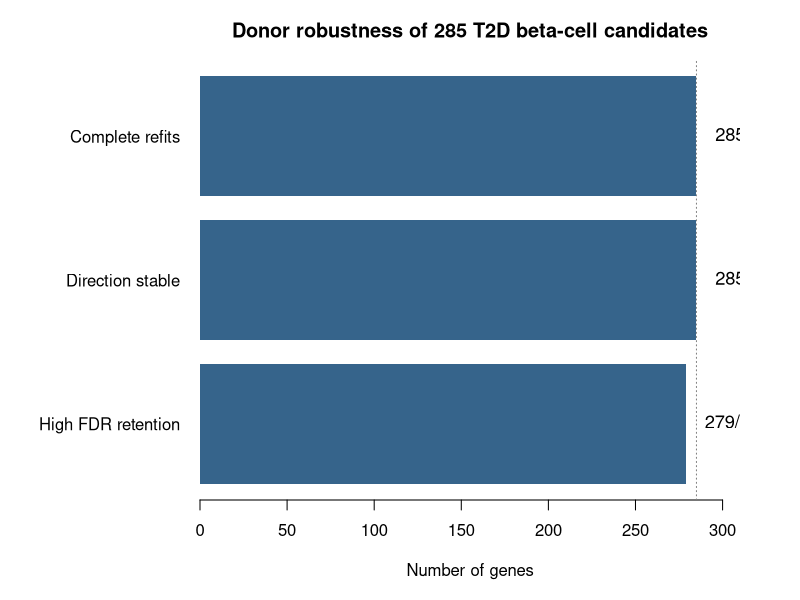
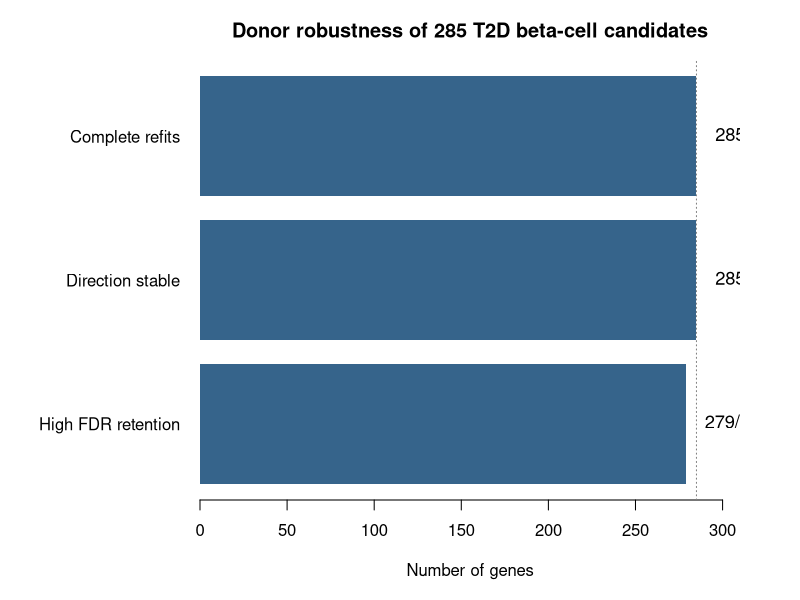

These charts were generated, in order, by the following R code:
# ==============================================================================
# Project:      T2D Islet Regulatory Genomics: donor-level beta-cell transcriptomics in type 2 diabetes
# Script:       scripts/visualization/plot_core285_lodo.R
# Description:  Plot leave-one-donor-out stability of the 285 core genes.
#
# Author:       Md Tariqul Islam
# Affiliation:  Northeastern University
# ORCID:        https://orcid.org/0009-0009-6545-8040
# Repository:   https://github.com/mtariqi/t2d-islet-regulatory-genomics
# License:      See LICENSE in the repository root
# Citation:     See CITATION.cff in the repository root
# Version:      Tracked in git; cite the tagged release used for analysis
# ==============================================================================

x <- read.delim(
  "results/influence/GSE221156/core285_lodo_assessment.tsv"
)

stopifnot(nrow(x) == 285)

metrics <- c(
  "Complete refits",
  "Direction stable",
  "High FDR retention"
)

counts <- c(
  sum(x$complete_refits),
  sum(x$stable_direction),
  sum(x$high_FDR_retention)
)

plot_figure <- function() {
  op <- par(mar = c(5, 10, 3, 3))
  on.exit(par(op))

  bp <- barplot(
    rev(counts),
    names.arg = rev(metrics),
    horiz = TRUE,
    las = 1,
    xlim = c(0, 310),
    col = "steelblue4",
    border = NA,
    xlab = "Number of genes",
    main = "Donor robustness of 285 T2D beta-cell candidates"
  )

  text(
    rev(counts) + 5,
    bp,
    labels = paste0(rev(counts), "/285"),
    pos = 4,
    cex = 1.1
  )

  abline(v = 285, lty = 3, col = "gray50")
}

pdf(
  "figures/phase7/core285_lodo_robustness.pdf",
  width = 10,
  height = 5
)
plot_figure()
dev.off()

png(
  "figures/phase7/core285_lodo_robustness.png",
  width = 2400,
  height = 1200,
  res = 240
)
plot_figure()
dev.off()
